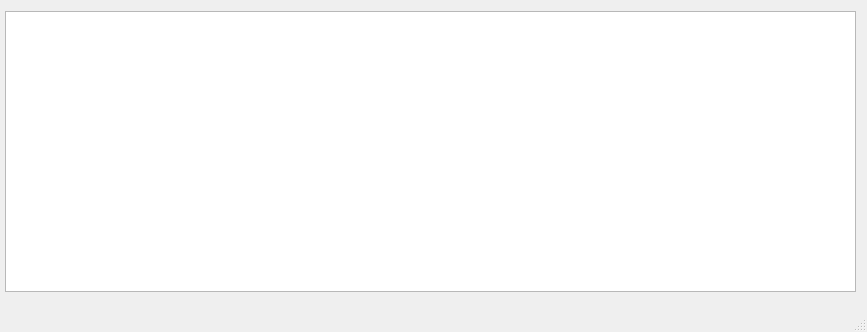
<?xml version="1.0" encoding="UTF-8"?>
<ui version="4.0">
 <class>MainWindow</class>
 <widget class="QMainWindow" name="MainWindow">
  <property name="geometry">
   <rect>
    <x>0</x>
    <y>0</y>
    <width>867</width>
    <height>332</height>
   </rect>
  </property>
  <property name="windowTitle">
   <string>MainWindow</string>
  </property>
  <widget class="QWidget" name="centralwidget">
   <widget class="QTableWidget" name="tableWidget">
    <property name="geometry">
     <rect>
      <x>5</x>
      <y>11</y>
      <width>851</width>
      <height>281</height>
     </rect>
    </property>
   </widget>
  </widget>
  <widget class="QMenuBar" name="menubar">
   <property name="geometry">
    <rect>
     <x>0</x>
     <y>0</y>
     <width>867</width>
     <height>21</height>
    </rect>
   </property>
  </widget>
  <widget class="QStatusBar" name="statusbar"/>
 </widget>
 <resources/>
 <connections/>
</ui>
